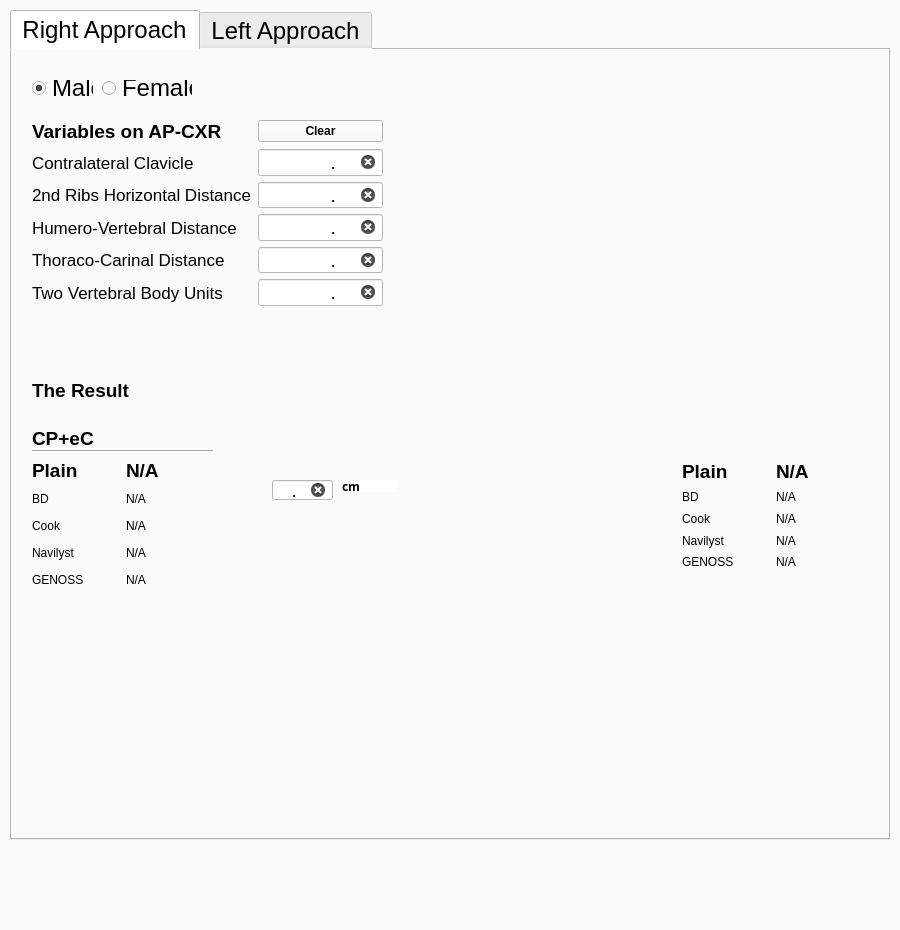
<?xml version="1.0" encoding="UTF-8"?>
<ui version="4.0">
 <class>MainWindow</class>
 <widget class="QMainWindow" name="MainWindow">
  <property name="geometry">
   <rect>
    <x>0</x>
    <y>0</y>
    <width>900</width>
    <height>930</height>
   </rect>
  </property>
  <property name="font">
   <font>
    <family>IBM Plex Sans KR</family>
    <stylestrategy>PreferAntialias</stylestrategy>
   </font>
  </property>
  <property name="windowTitle">
   <string>MainWindow</string>
  </property>
  <property name="styleSheet">
   <string notr="true">background-color: rgb(250, 250, 250);</string>
  </property>
  <widget class="QWidget" name="centralwidget">
   <widget class="QTabWidget" name="tabWidget">
    <property name="geometry">
     <rect>
      <x>10</x>
      <y>10</y>
      <width>880</width>
      <height>830</height>
     </rect>
    </property>
    <property name="font">
     <font>
      <family>Arial</family>
      <pointsize>18</pointsize>
      <weight>50</weight>
      <bold>false</bold>
     </font>
    </property>
    <property name="styleSheet">
     <string notr="true"/>
    </property>
    <property name="currentIndex">
     <number>0</number>
    </property>
    <widget class="QWidget" name="tab_right">
     <attribute name="title">
      <string>Right Approach</string>
     </attribute>
     <widget class="QRadioButton" name="male_right">
      <property name="geometry">
       <rect>
        <x>20</x>
        <y>30</y>
        <width>61</width>
        <height>16</height>
       </rect>
      </property>
      <property name="font">
       <font>
        <family>Arial</family>
        <pointsize>18</pointsize>
        <weight>50</weight>
        <bold>false</bold>
       </font>
      </property>
      <property name="text">
       <string>Male</string>
      </property>
      <property name="checked">
       <bool>true</bool>
      </property>
     </widget>
     <widget class="QRadioButton" name="female_right">
      <property name="geometry">
       <rect>
        <x>90</x>
        <y>30</y>
        <width>90</width>
        <height>16</height>
       </rect>
      </property>
      <property name="font">
       <font>
        <family>Arial</family>
        <pointsize>18</pointsize>
        <weight>50</weight>
        <bold>false</bold>
       </font>
      </property>
      <property name="text">
       <string>Female</string>
      </property>
     </widget>
     <widget class="QLabel" name="input_map_right">
      <property name="geometry">
       <rect>
        <x>410</x>
        <y>50</y>
        <width>450</width>
        <height>300</height>
       </rect>
      </property>
      <property name="text">
       <string/>
      </property>
      <property name="pixmap">
       <pixmap resource="picc_app.qrc">:/images/graphic/Rt_none.png</pixmap>
      </property>
      <property name="scaledContents">
       <bool>true</bool>
      </property>
     </widget>
     <widget class="QWidget" name="gridLayoutWidget">
      <property name="geometry">
       <rect>
        <x>20</x>
        <y>70</y>
        <width>351</width>
        <height>186</height>
       </rect>
      </property>
      <layout class="QGridLayout" name="gridLayout">
       <item row="3" column="0">
        <widget class="QLabel" name="hvd_right_label">
         <property name="font">
          <font>
           <family>Arial</family>
           <pointsize>13</pointsize>
           <weight>50</weight>
           <bold>false</bold>
          </font>
         </property>
         <property name="text">
          <string>Humero-Vertebral Distance</string>
         </property>
        </widget>
       </item>
       <item row="2" column="0">
        <widget class="QLabel" name="rhd_right_label">
         <property name="font">
          <font>
           <family>Arial</family>
           <pointsize>13</pointsize>
           <weight>50</weight>
           <bold>false</bold>
          </font>
         </property>
         <property name="text">
          <string>2nd Ribs Horizontal Distance</string>
         </property>
        </widget>
       </item>
       <item row="3" column="1">
        <widget class="QLineEdit" name="hvd_right">
         <property name="font">
          <font>
           <family>Arial</family>
           <pointsize>14</pointsize>
           <weight>50</weight>
           <bold>false</bold>
          </font>
         </property>
         <property name="styleSheet">
          <string notr="true">background-color: rgb(255, 255, 255);</string>
         </property>
         <property name="inputMask">
          <string>##.###</string>
         </property>
         <property name="alignment">
          <set>Qt::AlignRight|Qt::AlignTrailing|Qt::AlignVCenter</set>
         </property>
         <property name="clearButtonEnabled">
          <bool>true</bool>
         </property>
        </widget>
       </item>
       <item row="5" column="0">
        <widget class="QLabel" name="vbu_right_label">
         <property name="font">
          <font>
           <family>Arial</family>
           <pointsize>13</pointsize>
           <weight>50</weight>
           <bold>false</bold>
          </font>
         </property>
         <property name="text">
          <string>Two Vertebral Body Units</string>
         </property>
        </widget>
       </item>
       <item row="4" column="0">
        <widget class="QLabel" name="tcd_right_label">
         <property name="font">
          <font>
           <family>Arial</family>
           <pointsize>13</pointsize>
           <weight>50</weight>
           <bold>false</bold>
          </font>
         </property>
         <property name="text">
          <string>Thoraco-Carinal Distance</string>
         </property>
        </widget>
       </item>
       <item row="4" column="1">
        <widget class="QLineEdit" name="tcd_right">
         <property name="font">
          <font>
           <family>Arial</family>
           <pointsize>14</pointsize>
           <weight>50</weight>
           <bold>false</bold>
          </font>
         </property>
         <property name="styleSheet">
          <string notr="true">background-color: rgb(255, 255, 255);</string>
         </property>
         <property name="inputMask">
          <string>##.###</string>
         </property>
         <property name="alignment">
          <set>Qt::AlignRight|Qt::AlignTrailing|Qt::AlignVCenter</set>
         </property>
         <property name="clearButtonEnabled">
          <bool>true</bool>
         </property>
        </widget>
       </item>
       <item row="5" column="1">
        <widget class="QLineEdit" name="vbu_right">
         <property name="font">
          <font>
           <family>Arial</family>
           <pointsize>14</pointsize>
           <weight>50</weight>
           <bold>false</bold>
          </font>
         </property>
         <property name="styleSheet">
          <string notr="true">background-color: rgb(255, 255, 255);</string>
         </property>
         <property name="inputMask">
          <string>##.###</string>
         </property>
         <property name="alignment">
          <set>Qt::AlignRight|Qt::AlignTrailing|Qt::AlignVCenter</set>
         </property>
         <property name="clearButtonEnabled">
          <bool>true</bool>
         </property>
        </widget>
       </item>
       <item row="2" column="1">
        <widget class="QLineEdit" name="rhd_right">
         <property name="font">
          <font>
           <family>Arial</family>
           <pointsize>14</pointsize>
           <weight>50</weight>
           <bold>false</bold>
          </font>
         </property>
         <property name="styleSheet">
          <string notr="true">background-color: rgb(255, 255, 255);</string>
         </property>
         <property name="inputMask">
          <string>##.###</string>
         </property>
         <property name="alignment">
          <set>Qt::AlignRight|Qt::AlignTrailing|Qt::AlignVCenter</set>
         </property>
         <property name="clearButtonEnabled">
          <bool>true</bool>
         </property>
        </widget>
       </item>
       <item row="1" column="0">
        <widget class="QLabel" name="ccl_right_label">
         <property name="font">
          <font>
           <family>Arial</family>
           <pointsize>13</pointsize>
           <weight>50</weight>
           <bold>false</bold>
          </font>
         </property>
         <property name="styleSheet">
          <string notr="true"/>
         </property>
         <property name="text">
          <string>Contralateral Clavicle</string>
         </property>
        </widget>
       </item>
       <item row="1" column="1">
        <widget class="QLineEdit" name="ccl_right">
         <property name="font">
          <font>
           <family>Arial</family>
           <pointsize>14</pointsize>
           <weight>50</weight>
           <bold>false</bold>
          </font>
         </property>
         <property name="styleSheet">
          <string notr="true">background-color: rgb(255, 255, 255);</string>
         </property>
         <property name="inputMask">
          <string>##.###</string>
         </property>
         <property name="alignment">
          <set>Qt::AlignRight|Qt::AlignTrailing|Qt::AlignVCenter</set>
         </property>
         <property name="clearButtonEnabled">
          <bool>true</bool>
         </property>
        </widget>
       </item>
       <item row="0" column="1">
        <widget class="QPushButton" name="clear_right">
         <property name="font">
          <font>
           <family>Arial</family>
           <weight>75</weight>
           <bold>true</bold>
          </font>
         </property>
         <property name="text">
          <string>Clear</string>
         </property>
        </widget>
       </item>
       <item row="0" column="0">
        <widget class="QLabel" name="label_8">
         <property name="font">
          <font>
           <family>Arial</family>
           <pointsize>14</pointsize>
           <weight>75</weight>
           <bold>true</bold>
          </font>
         </property>
         <property name="styleSheet">
          <string notr="true"/>
         </property>
         <property name="text">
          <string>Variables on AP-CXR</string>
         </property>
         <property name="alignment">
          <set>Qt::AlignLeading|Qt::AlignLeft|Qt::AlignVCenter</set>
         </property>
        </widget>
       </item>
      </layout>
     </widget>
     <widget class="QLabel" name="label_9">
      <property name="geometry">
       <rect>
        <x>20</x>
        <y>330</y>
        <width>201</width>
        <height>21</height>
       </rect>
      </property>
      <property name="font">
       <font>
        <family>Arial</family>
        <pointsize>14</pointsize>
        <weight>75</weight>
        <bold>true</bold>
       </font>
      </property>
      <property name="text">
       <string>The Result</string>
      </property>
     </widget>
     <widget class="QLabel" name="label_10">
      <property name="geometry">
       <rect>
        <x>200</x>
        <y>360</y>
        <width>660</width>
        <height>420</height>
       </rect>
      </property>
      <property name="text">
       <string/>
      </property>
      <property name="pixmap">
       <pixmap resource="picc_app.qrc">:/images/graphic/Rt_Result.png</pixmap>
      </property>
      <property name="scaledContents">
       <bool>true</bool>
      </property>
     </widget>
     <widget class="QWidget" name="gridLayoutWidget_2">
      <property name="geometry">
       <rect>
        <x>20</x>
        <y>400</y>
        <width>181</width>
        <height>140</height>
       </rect>
      </property>
      <layout class="QGridLayout" name="gridLayout_2">
       <item row="0" column="0" colspan="2">
        <widget class="Line" name="line">
         <property name="styleSheet">
          <string notr="true">color: rgb(0, 0, 0);</string>
         </property>
         <property name="orientation">
          <enum>Qt::Horizontal</enum>
         </property>
        </widget>
       </item>
       <item row="1" column="1">
        <widget class="QLabel" name="result_right_plain">
         <property name="font">
          <font>
           <family>Arial</family>
           <pointsize>14</pointsize>
           <weight>75</weight>
           <bold>true</bold>
          </font>
         </property>
         <property name="text">
          <string>N/A</string>
         </property>
        </widget>
       </item>
       <item row="1" column="0">
        <widget class="QLabel" name="label_11">
         <property name="font">
          <font>
           <family>Arial</family>
           <pointsize>14</pointsize>
           <weight>75</weight>
           <bold>true</bold>
          </font>
         </property>
         <property name="text">
          <string>Plain</string>
         </property>
        </widget>
       </item>
       <item row="3" column="1">
        <widget class="QLabel" name="result_right_cook">
         <property name="font">
          <font>
           <family>Arial</family>
          </font>
         </property>
         <property name="text">
          <string>N/A</string>
         </property>
        </widget>
       </item>
       <item row="5" column="1">
        <widget class="QLabel" name="result_right_genoss">
         <property name="font">
          <font>
           <family>Arial</family>
          </font>
         </property>
         <property name="text">
          <string>N/A</string>
         </property>
        </widget>
       </item>
       <item row="4" column="1">
        <widget class="QLabel" name="result_right_navilyst">
         <property name="font">
          <font>
           <family>Arial</family>
          </font>
         </property>
         <property name="text">
          <string>N/A</string>
         </property>
        </widget>
       </item>
       <item row="4" column="0">
        <widget class="QLabel" name="label_15">
         <property name="font">
          <font>
           <family>Arial</family>
          </font>
         </property>
         <property name="text">
          <string>Navilyst</string>
         </property>
        </widget>
       </item>
       <item row="5" column="0">
        <widget class="QLabel" name="label_16">
         <property name="font">
          <font>
           <family>Arial</family>
          </font>
         </property>
         <property name="text">
          <string>GENOSS</string>
         </property>
        </widget>
       </item>
       <item row="3" column="0">
        <widget class="QLabel" name="label_14">
         <property name="font">
          <font>
           <family>Arial</family>
          </font>
         </property>
         <property name="text">
          <string>Cook</string>
         </property>
        </widget>
       </item>
       <item row="2" column="0">
        <widget class="QLabel" name="label_13">
         <property name="font">
          <font>
           <family>Arial</family>
          </font>
         </property>
         <property name="text">
          <string>BD</string>
         </property>
        </widget>
       </item>
       <item row="2" column="1">
        <widget class="QLabel" name="result_right_bd">
         <property name="font">
          <font>
           <family>Arial</family>
          </font>
         </property>
         <property name="text">
          <string>N/A</string>
         </property>
        </widget>
       </item>
      </layout>
     </widget>
     <widget class="QLineEdit" name="cp_right">
      <property name="geometry">
       <rect>
        <x>260</x>
        <y>430</y>
        <width>61</width>
        <height>20</height>
       </rect>
      </property>
      <property name="font">
       <font>
        <family>Arial</family>
        <pointsize>14</pointsize>
       </font>
      </property>
      <property name="styleSheet">
       <string notr="true">background-color: rgb(255, 255, 255);</string>
      </property>
      <property name="inputMask">
       <string>##.#</string>
      </property>
      <property name="alignment">
       <set>Qt::AlignRight|Qt::AlignTrailing|Qt::AlignVCenter</set>
      </property>
      <property name="clearButtonEnabled">
       <bool>true</bool>
      </property>
     </widget>
     <widget class="QLabel" name="label_21">
      <property name="geometry">
       <rect>
        <x>330</x>
        <y>430</y>
        <width>56</width>
        <height>12</height>
       </rect>
      </property>
      <property name="font">
       <font>
        <family>IBM Plex Sans KR</family>
        <weight>75</weight>
        <bold>true</bold>
       </font>
      </property>
      <property name="styleSheet">
       <string notr="true">background-color: rgb(255, 255, 255);</string>
      </property>
      <property name="text">
       <string>cm</string>
      </property>
     </widget>
     <widget class="QWidget" name="gridLayoutWidget_3">
      <property name="geometry">
       <rect>
        <x>670</x>
        <y>410</y>
        <width>181</width>
        <height>110</height>
       </rect>
      </property>
      <layout class="QGridLayout" name="gridLayout_3">
       <item row="0" column="0">
        <widget class="QLabel" name="label_22">
         <property name="font">
          <font>
           <family>Arial</family>
           <pointsize>14</pointsize>
           <weight>75</weight>
           <bold>true</bold>
          </font>
         </property>
         <property name="text">
          <string>Plain</string>
         </property>
        </widget>
       </item>
       <item row="0" column="1">
        <widget class="QLabel" name="ecl_right_plain">
         <property name="font">
          <font>
           <family>Arial</family>
           <pointsize>14</pointsize>
           <weight>75</weight>
           <bold>true</bold>
          </font>
         </property>
         <property name="text">
          <string>N/A</string>
         </property>
        </widget>
       </item>
       <item row="3" column="0">
        <widget class="QLabel" name="label_24">
         <property name="font">
          <font>
           <family>Arial</family>
          </font>
         </property>
         <property name="text">
          <string>Navilyst</string>
         </property>
        </widget>
       </item>
       <item row="2" column="0">
        <widget class="QLabel" name="label_25">
         <property name="font">
          <font>
           <family>Arial</family>
          </font>
         </property>
         <property name="text">
          <string>Cook</string>
         </property>
        </widget>
       </item>
       <item row="1" column="0">
        <widget class="QLabel" name="label_26">
         <property name="font">
          <font>
           <family>Arial</family>
          </font>
         </property>
         <property name="text">
          <string>BD</string>
         </property>
        </widget>
       </item>
       <item row="4" column="0">
        <widget class="QLabel" name="label_27">
         <property name="font">
          <font>
           <family>Arial</family>
          </font>
         </property>
         <property name="text">
          <string>GENOSS</string>
         </property>
        </widget>
       </item>
       <item row="1" column="1">
        <widget class="QLabel" name="ecl_right_bd">
         <property name="font">
          <font>
           <family>Arial</family>
          </font>
         </property>
         <property name="text">
          <string>N/A</string>
         </property>
        </widget>
       </item>
       <item row="2" column="1">
        <widget class="QLabel" name="ecl_right_cook">
         <property name="font">
          <font>
           <family>Arial</family>
          </font>
         </property>
         <property name="text">
          <string>N/A</string>
         </property>
        </widget>
       </item>
       <item row="3" column="1">
        <widget class="QLabel" name="ecl_right_navilyst">
         <property name="font">
          <font>
           <family>Arial</family>
          </font>
         </property>
         <property name="text">
          <string>N/A</string>
         </property>
        </widget>
       </item>
       <item row="4" column="1">
        <widget class="QLabel" name="ecl_right_genoss">
         <property name="font">
          <font>
           <family>Arial</family>
          </font>
         </property>
         <property name="text">
          <string>N/A</string>
         </property>
        </widget>
       </item>
      </layout>
     </widget>
     <widget class="QLabel" name="label_32">
      <property name="geometry">
       <rect>
        <x>20</x>
        <y>380</y>
        <width>61</width>
        <height>16</height>
       </rect>
      </property>
      <property name="font">
       <font>
        <family>Arial</family>
        <pointsize>14</pointsize>
        <weight>75</weight>
        <bold>true</bold>
       </font>
      </property>
      <property name="toolTip">
       <string>&lt;html&gt;&lt;head/&gt;&lt;body&gt;&lt;p&gt;&lt;a name=&quot;docs-internal-guid-ad46f569-7fff-b819-d061-3cf501e4ccba&quot;/&gt;&lt;span style=&quot; font-family:'Times New Roman'; font-size:11pt; font-weight:400; color:#000000; background-color:transparent;&quot;&gt;i&lt;/span&gt;&lt;span style=&quot; font-family:'Times New Roman'; font-size:11pt; font-weight:400; color:#000000; background-color:transparent;&quot;&gt;f the procedure is performed in such a way that the catheter hub touches the puncture site so that there is no catheter exposed outside the body,&lt;/span&gt;&lt;span style=&quot; font-family:'Times New Roman'; font-size:11pt; font-weight:400; color:#ff0000; background-color:transparent;&quot;&gt; the distance from the hub to the 0 point&lt;/span&gt;&lt;span style=&quot; font-family:'Times New Roman'; font-size:11pt; font-weight:400; color:#000000; background-color:transparent;&quot;&gt; must be additionally subtracted and applied as eCL. These values are all different depending on the manufacturer.&lt;/span&gt;&lt;/p&gt;&lt;/body&gt;&lt;/html&gt;</string>
      </property>
      <property name="text">
       <string>CP+eCL</string>
      </property>
     </widget>
    </widget>
    <widget class="QWidget" name="tab_left">
     <attribute name="title">
      <string>Left Approach</string>
     </attribute>
     <widget class="QLabel" name="input_map_right_2">
      <property name="geometry">
       <rect>
        <x>40</x>
        <y>50</y>
        <width>450</width>
        <height>300</height>
       </rect>
      </property>
      <property name="text">
       <string/>
      </property>
      <property name="pixmap">
       <pixmap resource="picc_app.qrc">:/images/graphic/Lt_none.png</pixmap>
      </property>
      <property name="scaledContents">
       <bool>true</bool>
      </property>
     </widget>
    </widget>
   </widget>
   <widget class="QLabel" name="label">
    <property name="geometry">
     <rect>
      <x>830</x>
      <y>850</y>
      <width>51</width>
      <height>31</height>
     </rect>
    </property>
    <property name="text">
     <string/>
    </property>
    <property name="pixmap">
     <pixmap resource="picc_app.qrc">:/images/logo.png</pixmap>
    </property>
    <property name="scaledContents">
     <bool>true</bool>
    </property>
   </widget>
  </widget>
  <widget class="QMenuBar" name="menubar">
   <property name="geometry">
    <rect>
     <x>0</x>
     <y>0</y>
     <width>900</width>
     <height>22</height>
    </rect>
   </property>
  </widget>
  <widget class="QStatusBar" name="statusbar"/>
 </widget>
 <tabstops>
  <tabstop>tabWidget</tabstop>
  <tabstop>male_right</tabstop>
  <tabstop>female_right</tabstop>
  <tabstop>clear_right</tabstop>
  <tabstop>ccl_right</tabstop>
  <tabstop>rhd_right</tabstop>
  <tabstop>hvd_right</tabstop>
  <tabstop>tcd_right</tabstop>
  <tabstop>vbu_right</tabstop>
  <tabstop>cp_right</tabstop>
 </tabstops>
 <resources>
  <include location="picc_app.qrc"/>
 </resources>
 <connections/>
</ui>
